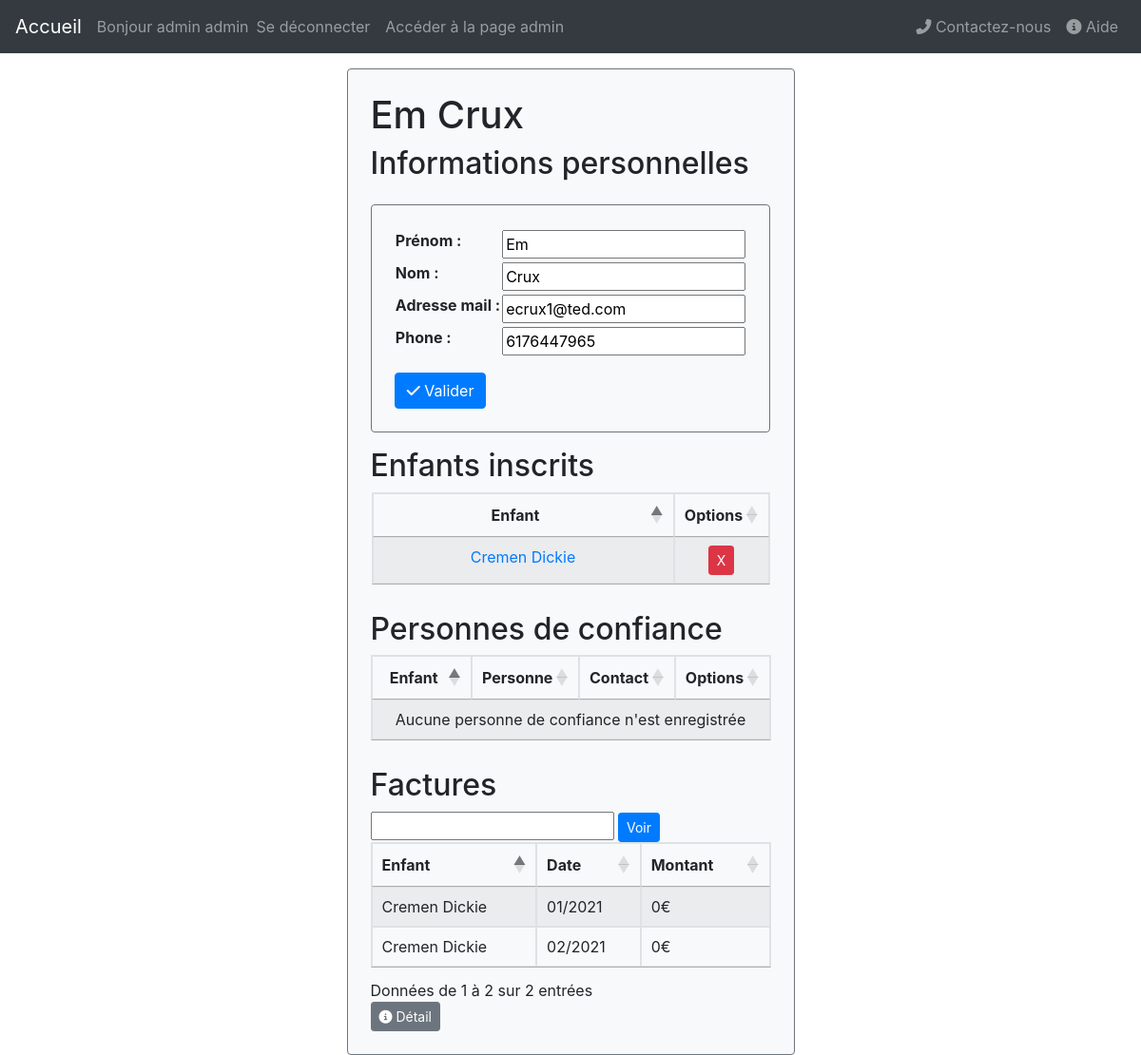
Screenshot of /parent/2/ (signed in) with the database file from the repository.
### garderie/models.py (models this page shows, shortened)
class User(AbstractBaseUser, PermissionsMixin):
	email = models.EmailField('Adresse mail', unique=True)
	first_name = models.CharField('Prénom', max_length=30, blank=True)
	last_name = models.CharField('Nom', max_length=30, blank=True)
	date_joined = models.DateTimeField('Date de création', auto_now_add=True)
	is_active = models.BooleanField('Actif', default=True)
	is_staff=models.BooleanField('Membre de l\'équipe', default=False)
	USERNAME_FIELD='email'
	REQUIRED_FIELDS=[]
	objects=UserManager()
	def get_full_name(self):
		if self.last_name!='':
			return self.first_name+' '+self.last_name
		else:
			return self.email.split('@')[0].replace('.', ' ')

class Parent(models.Model):
	uid=models.OneToOneField(User, primary_key=True, on_delete=models.CASCADE)
	phone=PhoneNumberField(max_length=20, null=True, verbose_name="Téléphone")
	def __str__(self):
		return str(self.uid.get_full_name())
	def get_full_name(self):
		return str(self)
	def all_children(self):
		return self.child_set.all() | self.child_set2.all()

class Child(models.Model):
	parent=models.ForeignKey(Parent, on_delete=models.DO_NOTHING, related_name='child_set')
	first_name=models.CharField(max_length=100, verbose_name="Prénom")
	last_name=models.CharField(max_length=100, verbose_name="Nom")
	second_parent=models.ForeignKey(Parent, on_delete=models.DO_NOTHING, related_name='child_set2', null=True)
	def __str__(self):
		return self.first_name+" "+self.last_name
	def get_full_name(self):
		return str(self)

class Bill(models.Model):
	MONTH=[(m, ugettext(date(1900, m, 1).strftime('%B')).capitalize())  for m in range(1,13)]
	YEAR=[(y, date(y, 1,1).strftime('Y')) for y in range(2000,timezone.now().year+1)]
	child=models.ForeignKey(Child, on_delete=models.CASCADE, verbose_name="Enfant associé")
	parent=models.ForeignKey(Parent, on_delete=models.DO_NOTHING, verbose_name="Facture")
	month=models.IntegerField(choices=MONTH, default=timezone.now().month, verbose_name="Mois")
	year=models.IntegerField(choices=YEAR, default=timezone.now().year, verbose_name="Année")
	@property
	def amount(self):
		return sum([x.calc_amount() for x in self.schedule_set.all()])

### garderie/views/parent.py (the view)
# urls.py: path('parent/<int:pk>/', views.ParentProfileView.as_view(), name='parent_profile'),
class ParentProfileView(LoginRequiredMixin, UserPassesTestMixin, generic.DetailView):
	model=Parent
	template_name='garderie/parent_profile.html'
	def test_func(self):
		return is_parent_permitted(self)
	def get_context_data(self, **kwargs):
		context = super().get_context_data(**kwargs)
		context['new_child_form'] = NewChildFormParent(pk=self.kwargs['pk'])
		context['new_child_action'] =reverse('parent_create_child', kwargs={'pk':self.kwargs['pk']})
		context['new_reliable_form'] = NewReliableForm(pk=self.kwargs['pk'])
		context['new_reliable_action']=reverse('parent_create_reliable', kwargs={'pk':self.kwargs['pk']})
		context['personal_data_form'] = ParentUpdateForm(pk=self.kwargs['pk'],instance=User.objects.get(pk=self.kwargs['pk']),
																										 initial={'phone':self.object.phone})
		context['personal_data_action']=reverse('parent_update', kwargs={'pk':self.kwargs['pk']})
		today=timezone.now()
		context['bills']=self.object.bill_set.all()
		return context

### garderie/forms.py (shortened to what this page needs)
class NewChildFormParent(forms.ModelForm):
	second_parent_mail=forms.EmailField(label="Mail du deuxième parent (facultatif)", required=False)
	class Meta:
		model = Child
		fields = [ 'first_name', 'last_name']
	def __init__(self, *args, **kwargs):
		self.pid=kwargs.pop('pk')
		super().__init__(*args, **kwargs)

class NewReliableForm(forms.ModelForm):
	class Meta:
		model = ReliablePerson
		fields = [ 'child','first_name', 'last_name', 'phone']
	def __init__(self, *args, **kwargs):
		self.pid=kwargs.pop('pk')
		super().__init__(*args, **kwargs)
		parent=Parent.objects.get(uid=self.pid)
		self.fields['child'].queryset=parent.all_children()

### garderie/context_processors.py (called while the page is built)
def settings_processor(request):
	return {'settings':Config.objects.get_config()}

### garderie/managers.py (called while the page is built)
	def get_config(self):
		try:
			config=super().get_queryset()[0]
		except models.Config.DoesNotExist:
			config=models.Config()
			config.save()
		return config

### garderie/utils.py (called while the page is built)
def is_parent_permitted(view):
		return view.request.user.id==view.kwargs['pk'] or view.request.user.is_superuser

### garderie/templates/garderie/parent_profile.html (shortened to what this page needs)
{% extends 'garderie/base.html' %}
{% load static %}
{% block body %}
{% if user.is_authenticated and user.id == parent.uid_id or user.is_superuser %}
<div class="d-flex justify-content-center pt-3">
 <div class="bg-light p-4 border border-secondary rounded">
	<h1>{{ parent.get_full_name|title}}</h1>
	<h2>Informations personnelles</h2>
	{% include 'garderie/forms/embedded_form.html' with action=personal_data_action form=personal_data_form %}
<div class="pt-3">
	<h2>Enfants inscrits</h2>
	<table id="parent_profile_enfant_tab" class="table table-striped table-bordered">
		<thead>
			<tr>
				<th>Enfant</th>
				<th> Options </th>
			</tr>
		</thead>
		<tbody>
	{% for child in parent.all_children %}
		<tr>
			<td>
				<a href={% url 'child_profile' child.id %}>
					{{child.get_full_name|title}}
			</td>
			<td>
				<form method="POST" action="{% url 'child_delete' child.id  %}?next={{request.path}}" onsubmit="return confirm('Êtes-vous sûr de vouloir supprimer '+ '{{child.get_full_name}}' + ' ?');">
	 				<input type="submit" value="X" class="btn btn-danger btn-sm">
				</form>
			</td>
		</tr>
	{% endfor %}
	</tbody>
	</table>
</div>
<div class="pt-3">
	<h2>Personnes de confiance</h2>
	<table id="parent_profile_confiance_tab" class="table table-striped table-bordered">
		<thead>
			<tr>
				<th>Enfant</th>
				<th>Personne</th>
				<th>Contact</th>
				<th>Options</th>
			</tr>
		</thead>
	</table>
</div>
<div class="pt-3">
	<h2>Factures</h2>
	<input type="text" id="swap_bills_input">
	<button id="swap_bills_display" data-pid="{{parent.uid_id}}" class="btn btn-primary btn-sm" >Voir</button>
	<div id="table_container">
	{% include 'garderie/include/parent_bills_table.html' with bills=parent.bill_set.all %}
</div>
	<button class="btn btn-secondary btn-sm" data-pid="{{parent.uid_id}}" id="btn-detail" data-toggle="modal" data-target="#factureModal"><i class="fas fa-info-circle"></i> Détail</button>
</div>
{% endif %}
</div>
</div>
{% endblock %}

### garderie/templates/garderie/base.html (shortened to what this page needs)
<!DOCTYPE html>
<html>
<head>
	<link rel="stylesheet" href="https://cdn.jsdelivr.net/npm/bootstrap@4.5.3/dist/css/bootstrap.min.css">
	<link rel="stylesheet" href="https://maxcdn.bootstrapcdn.com/bootstrap/4.5.2/css/bootstrap.min.css">
	<link rel="stylesheet" type="text/css" href="https://cdn.datatables.net/1.10.23/css/jquery.dataTables.css">
	<link rel="stylesheet" href="https://cdnjs.cloudflare.com/ajax/libs/bootstrap-datepicker/1.8.0/css/bootstrap-datepicker.min.css" />
	<link rel="stylesheet" href="https://cdnjs.cloudflare.com/ajax/libs/tempusdominus-bootstrap-4/5.1.2/css/tempusdominus-bootstrap-4.min.css" />
	<link href="https://stackpath.bootstrapcdn.com/font-awesome/4.7.0/css/font-awesome.min.css" rel="stylesheet">
</head>
<nav class="navbar navbar-expand-lg bg-dark navbar-dark">
  <a class="navbar-brand" href="{% url 'index_redirect' %}">Accueil</a>
  <div class="collapse navbar-collapse justify-content-between" id="collapsibleNavbar">
    <ul class="navbar-nav">
        {% if user.is_authenticated %}
        <li class="nav-item">
			<span class="navbar-text"> Bonjour {{ user.first_name }} {{ user.last_name}} </span>
		</li>
		<li class="nav-item">
			<a class="nav-link" href="{% url 'logout' %}">Se déconnecter</a>
		</li>
			{% if user.is_superuser %}
			<li class="nav-item">
				<a class="nav-link" href="{% url 'admin_index' %}"> Accéder à la page admin </a>
			</li>
			{% endif %}
		{% else %}
		<li class="nav-item">
			<a class="nav-link" href="{% url 'login' %}">Se connecter</a>
		</li>
		{% endif %}
    </ul>
    <ul class="navbar-nav">
    	<li class="nav-item">
			<a class="nav-link" href="#contactModal" data-toggle="modal" data-target="#contactModal">
				<i class="fas fa-phone-alt"></i> Contactez-nous
		    </a>
		</li>
    	<li class="nav-item">
			<a class="nav-link" href="{% url 'help' %}">
				<i class="fas fa-info-circle"></i> Aide
		    </a>
		</li>
    </ul>
  </div>
</nav>
<body>
	{% block body %} {% endblock %}
</body>
</html>

### garderie/templates/garderie/forms/embedded_form.html (shortened to what this page needs)
{% load static %}
	<div class="d-flex justify-content-center pt-3">
 <div class="bg-light p-4 border border-secondary rounded">
<form class="embedded_form" action="{{ action }}" method="post">
	<table>
		{{ form.as_table }}
	</table>
	<div class="pt-3">
		<button type="submit" class="btn btn-primary"><i class="fas fa-check"></i> Valider</button>
	</div>
</form>
</div>
</div>

### garderie/templates/garderie/include/parent_bills_table.html
	<table id="parent_profile_facture_tab" class="table table-striped table-bordered">
		<thead>
			<tr>
				<th>Enfant</th>
				<th>Date</th>
				<th>Montant</th>
			</tr>
		</thead>
		<tbody>
			{% for bill in bills %}
			<tr>
				<td>
						{{bill.child.get_full_name|title}}
				</td>
				<td>
					{{bill.month|stringformat:'02d'}}/{{bill.year}}
				</td>
				<td>
					{{bill.amount}}€
				</td>
			</tr>
			{% endfor %}
	</tbody>
	</table>

### rows the page displays
User: first_name "admin", last_name "admin"
Parent: get_full_name "Em Crux", phone "6176447965"
User: first_name "Em", last_name "Crux", email "ecrux1@ted.com"
Child: get_full_name "Cremen Dickie"
Bill: child.get_full_name "Cremen Dickie", month "01", year "2021", amount "0"
Bill: child.get_full_name "Cremen Dickie", month "02", year "2021", amount "0"
